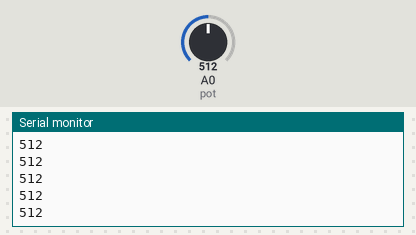
This sketch was run on a simulated Arduino Uno, built with avr-gcc and run on an emulated ATmega328P. Shown: the last lines printed to the serial monitor. Inputs (shaded band) come from the test bench; at power-on: A0 (pot) = 512.

Above: at 1.2 s.
1.3 s: A0 (pot) set to 716
At 2.4 s:
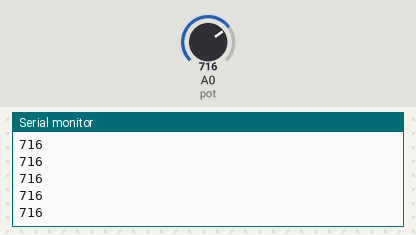
2.8 s: A0 (pot) set to 900
At 3.8 s:
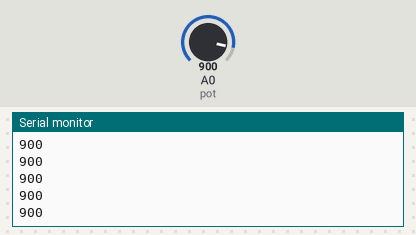
Timing chart, 0 to 5.8 s (numbered marks = the images above; inputs shaded):
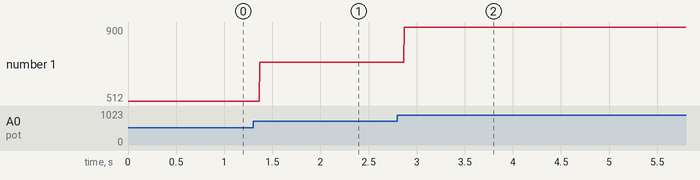

Measured:
- after the input at 1.3 s, the serial monitor: prints a new line after 0.07 s (image 1)
- after the input at 2.8 s, the serial monitor: prints a new line after 0.07 s (image 2)
- plotted number 1: 512 → 716 after the input at 1.3 s, 716 → 900 after the input at 2.8 s

The sketch:

analoginput.ino
```cpp
// Analog input

#define pot A0

void setup() {
  // put your setup code here, to run once:
  Serial.begin(9600);
  pinMode(pot, INPUT);
}

void loop() {
  // put your main code here, to run repeatedly:
  Serial.println(analogRead(pot));
}
```
